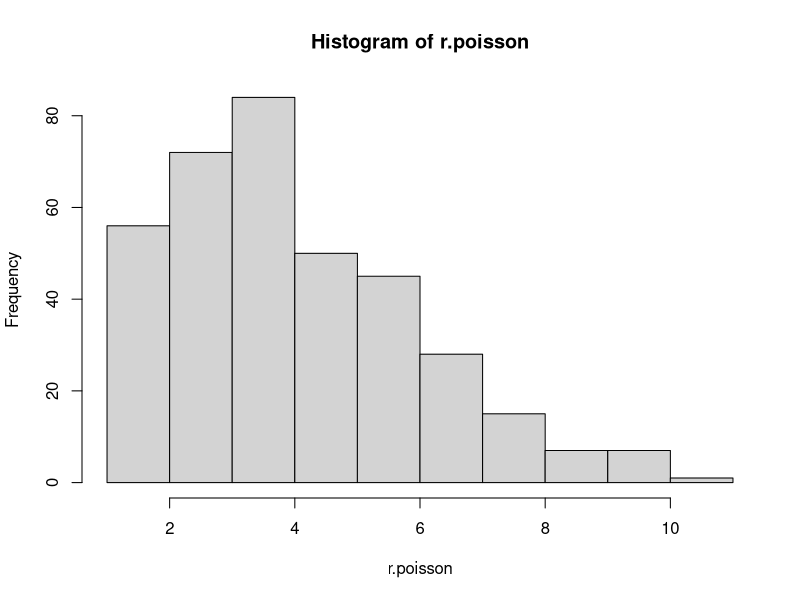

Generate this figure with R:
# a. peluang 6 bayi akan lahir
dpois(6, lambda = 4.5)


# b.simulasi dan histogram
set.seed(1)
l = 4.5

# dengan 365 data random
r.poisson <- rpois(365, lambda = l)

# histogram
hist(r.poisson)

# hitung probability x=6
(sum(r.poisson == 6))/365


# c. kesimpulan hasil a dan b
# dijelaskan pada read.me


# d. nilai rataan dan varian
# nilai rataan
nilai.rataan = l
# coba pada 1000000 data random
mean(rpois(1000000, lambda = l))

# varians
varians = l
# coba pada 1000000 data random
var(rpois(1000000, lambda = l))